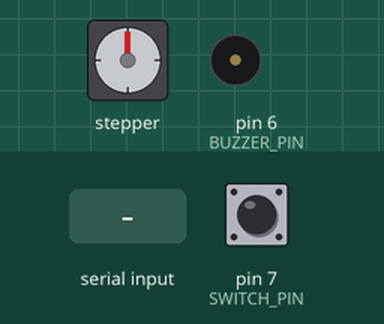
The sketch below on a simulated Arduino Uno, built with avr-gcc and run on an emulated ATmega328P. On the bench: stepper motor, buzzer (waves = sounding). The test bench sets the inputs (shaded band); at power-on: pin 7 (SWITCH_PIN) HIGH. Stepper angles assume 2048 steps per turn.

Above: at 1.2 s.
1.3 s: pin 7 (SWITCH_PIN) pulled LOW for 0.15 s
At 2.5 s:
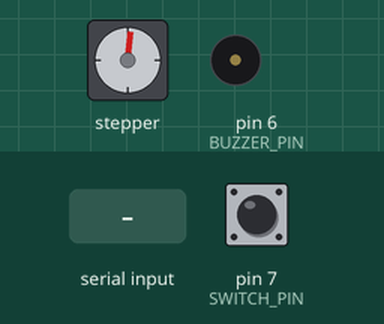
2.9 s: "90,45\n" received over Serial
At 3.05 s:
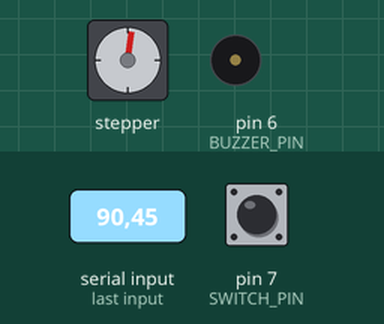
At 3.66 s:
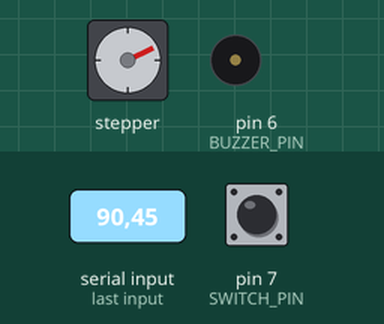
Timing chart, 0 to 62.4 s (numbered marks = the images above; inputs shaded):
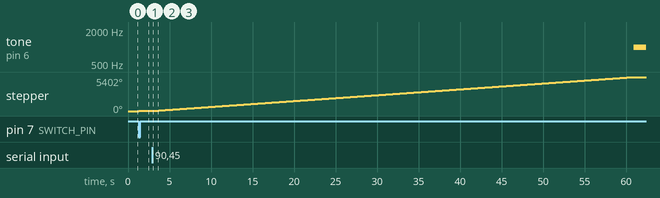

The sketch:

test.ino
```cpp
#include <Stepper.h>

const float STEPS_PER_REV = 32;
const float GEAR_RED = 64;
const float STEPS_PER_OUT_REV = STEPS_PER_REV * GEAR_RED;
int divs = 1; //default
const int SWITCH_PIN = 7;
const int BUZZER_PIN = 6;
                                  /* pins connected*/
Stepper steppermotor(STEPS_PER_REV, 8, 10, 9, 11);

void correct_position() {
  int divs = 90;
  int steps = STEPS_PER_OUT_REV / divs;
  while(digitalRead(SWITCH_PIN) == LOW) {
        steppermotor.setSpeed(1000);
        steppermotor.step(steps);

        delay(100);
  }
}

void present_meds(int d, int i) {
  int steps = STEPS_PER_OUT_REV / divs;
  for (int j = 0; j < i; j++) {
    steppermotor.setSpeed(1000);
    steppermotor.step(steps);

  }

  tone(BUZZER_PIN, 1000, 4000);
  delay(10000);
  noTone(BUZZER_PIN);
  delay(10);

  steps = - STEPS_PER_OUT_REV / divs;
  for (int j = 0; j < i; j++) {
    steppermotor.setSpeed(1000);
    steppermotor.step(steps);
  }

}

void setup() {
    pinMode(BUZZER_PIN, OUTPUT);
  pinMode(SWITCH_PIN, INPUT_PULLUP);

  Serial.begin(9600);
}

void loop() {
  if (digitalRead(SWITCH_PIN) == LOW) { //if correcting position
    correct_position();
  } else if (Serial.available() > 0) {
    int serial_in = Serial.parseInt();
    divs = 6;
    present_meds(divs, serial_in);

  }

}
```

Measured:
- after the input at 2.9 s, tone on pin 6 (BUZZER_PIN): silent → 1000 Hz after 58.0 s; stepper: turns 5395° clockwise in 58.0 s, starting at once
